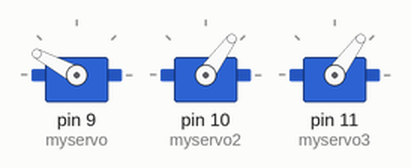
This sketch was run on a simulated Arduino Uno, built with avr-gcc and run on an emulated ATmega328P. On the bench: 3 × servo.

Above: at 0.15 s.
At 3.4 s:
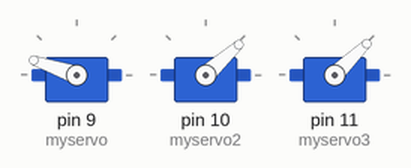
At 8.4 s:
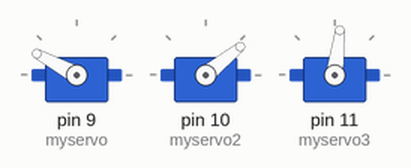
At 15.4 s:
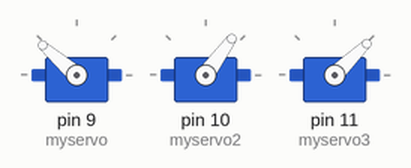
At 31.4 s:
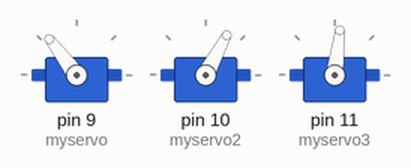
At 34.4 s:
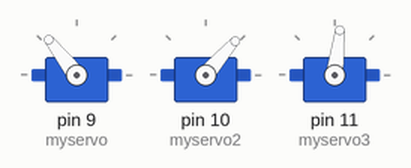
Timing chart, 0 to 40.0 s (numbered marks = the images above):
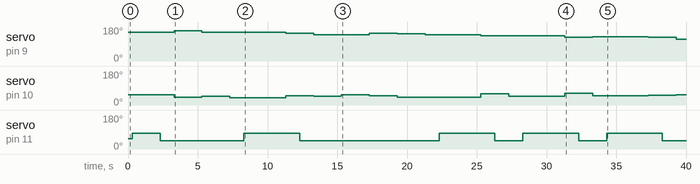

Measured:
- by itself, servo on pin 9 (myservo): 152° → 161° at 3.3 s, → 152° 2.0 s later, → 146° 6.0 s later, → 139° 2.0 s later, … (13 changes in this stretch)
- by itself, servo on pin 10 (myservo2): 54° → 42° at 3.3 s, → 46° 2.0 s later, → 39° 2.0 s later, → 48° 4.0 s later, … (14 changes in this stretch)
- by itself, servo on pin 11 (myservo3): 54° → 83° at 0.30 s, → 44° 2.0 s later, → 83° 6.0 s later, → 44° 4.0 s later, … (10 changes in this stretch)

The sketch:

code.ino
```cpp
#include <Servo.h>

Servo myservo;
Servo myservo2;
Servo myservo3;

int serv1h[] = {2115, 2200, 2110, 2110, 2110}; // All of these lines are the numbers in order for each servo for each letter
int serv2h[] = {1100, 980, 1015, 950, 950};
int serv3h[] = {1400, 1000, 1000, 1000, 1400};

int serv1e[] = {2050, 1975, 1975, 2050, 2030, 1980, 1980};
int serv2e[] = {1035, 1025, 1100, 1035, 975, 975, 975};
int serv3e[] = {1400, 1000, 1000, 1000, 1000, 1000, 1400}; //picks up marker at beginning and end of the letter and in between its down and writing

int serv1L[] = {1920, 1930, 1930};
int serv2L[] = {1150,1030, 1030};
int serv3L[] = {1400, 1000, 1400};

int serv1L2[] = {1855, 1865, 1865};
int serv2L2[] = {1185, 1050, 1050};
int serv3L2[] = {1400, 1000, 1400};

int serv1O[] = {1830, 1720, 1730, 1830, 1830, 1830};
int serv2O[] = {1070, 1100, 1270, 1240, 1070, 1070};
int serv3O[] = {1400, 1000, 1000, 1000, 1000, 1400};


void setup()
{
  myservo.attach(9); //set up pins for servos
  myservo2.attach(10); //""
  myservo3.attach(11);//""

  myservo3.writeMicroseconds(1100); // pen up      // w/o these lines the servoos go crazy at the beginning
  myservo.writeMicroseconds(2115);
  myservo2.writeMicroseconds(1100);
  delay(300);

 for (int i = 0; i < 5; i++){  //The 5 is because there are 5 steps in h
  myservo3.writeMicroseconds(serv3h[i]);
  delay(1000);
  //for ( int j = 0; j <100; j++);
  //{
   // int 1h = (serv1h[i]+serv1h[i+1])*j/100;
 // myservo.writeMicroseconds(serv1h[i]);              // This is code that would hopefully make the writng more smooth
    //delay(10);                                       // by adding more points in between to be more accurate
    //int 2h = (serv2h[i]+serv2h[i+1])*j/100;
 // myservo.writeMicroseconds(serv2h[i]);
   // delay(10);
 // }
  myservo.writeMicroseconds(serv1h[i]);
  myservo2.writeMicroseconds(serv2h[i]);
  delay(1000);
 }

 for (int i = 0; i < 7; i++) {
  myservo3.writeMicroseconds(serv3e[i]);
  delay(1000);
  myservo.writeMicroseconds(serv1e[i]);
  myservo2.writeMicroseconds(serv2e[i]);
  delay(1000);
 }
 for (int i = 0; i < 3; i++) {
  myservo3.writeMicroseconds(serv3L[i]);
  delay(1000);
  myservo.writeMicroseconds(serv1L[i]);
  myservo2.writeMicroseconds(serv2L[i]);
  delay(1000);
 }
 for (int i = 0; i < 3; i++) {
  myservo3.writeMicroseconds(serv3L2[i]);
  delay(1000);
  myservo.writeMicroseconds(serv1L2[i]);
  myservo2.writeMicroseconds(serv2L2[i]);
  delay(1000);
 }
 for (int i = 0; i < 6; i++) {
  myservo3.writeMicroseconds(serv3O[i]);
  delay(1000);
  myservo.writeMicroseconds(serv1O[i]);
  myservo2.writeMicroseconds(serv2O[i]);
  delay(1000);
 }
 // below is the original hard code before i made this simpler one
}
/*
  myservo3.writeMicroseconds(1100); // pen up      // h
  myservo.writeMicroseconds(2115);                // h
  // myservo.writeMicroseconds(serv1h[0]);                // h
  myservo2.writeMicroseconds(1100);               // h
  delay(1000);                                    // h
  myservo3.writeMicroseconds(1400); // pen down   // h
  delay(1000);                                    // h
  myservo.writeMicroseconds(2200);                // h
  // myservo.writeMicroseconds(serv1h[1]);
  myservo2.writeMicroseconds(980);                // h
  delay(1000);                                    // h
  myservo.writeMicroseconds(2110);                // h
  // myservo.writeMicroseconds(serv1h[2]);
  myservo2.writeMicroseconds(1015);               // h
  delay(1000);                                    // h
  myservo.writeMicroseconds(2110);                // h
  myservo2.writeMicroseconds(950);                // h
  delay(1000);                                    // h
  myservo3.writeMicroseconds(1100); // pen up      // h
  delay(1000);

  myservo.writeMicroseconds(2050);                // e
  myservo2.writeMicroseconds(1035);
  delay(1000);
  myservo3.writeMicroseconds(1400);
  delay(1000);
  myservo.writeMicroseconds(1975);                // e
  myservo2.writeMicroseconds(1025);               // e
  delay(1000);
  myservo.writeMicroseconds(1975);                // e
  myservo2.writeMicroseconds(1100);               // e
  delay(1000);
  myservo.writeMicroseconds(2050);                // e
  myservo2.writeMicroseconds(1035);
  delay(1000);
  myservo.writeMicroseconds(2030);                // e
  myservo2.writeMicroseconds(975);
  delay(1000);
  myservo.writeMicroseconds(1980);                // e
  myservo2.writeMicroseconds(975);
  delay(1000);
  myservo3.writeMicroseconds(1100);
  delay(1000);

  myservo3.writeMicroseconds(1100);
  myservo.writeMicroseconds(1920);                // l
  myservo2.writeMicroseconds(1150);               // l
  delay(1000);
  myservo3.writeMicroseconds(1400);
  delay(1000);
  myservo.writeMicroseconds(1930);                // l
  myservo2.writeMicroseconds(1030);               // l
  delay(1000);
  myservo3.writeMicroseconds(1100);
  delay(1000);

  myservo3.writeMicroseconds(1100);
  myservo.writeMicroseconds(1855);                // 12
  myservo2.writeMicroseconds(1185);               // l2
  delay(1000);
  myservo3.writeMicroseconds(1400);
  delay(1000);
  myservo.writeMicroseconds(1865);                // l2
  myservo2.writeMicroseconds(1050);               // l2
  delay(1000);
  myservo3.writeMicroseconds(1100);
  delay(1000);

  myservo3.writeMicroseconds(1100);
  myservo.writeMicroseconds(1830);                // o
  myservo2.writeMicroseconds(1070);               // o
  delay(1000);
  myservo3.writeMicroseconds(1400);
  delay(1000);
  myservo.writeMicroseconds(1720);                // o
  myservo2.writeMicroseconds(1100);
  delay(1000);                                    // o
  myservo.writeMicroseconds(1730);                // o
  myservo2.writeMicroseconds(1270);
  delay(1000);
  myservo.writeMicroseconds(1830);                // o
  myservo2.writeMicroseconds(1240);
  delay(1000);
  myservo.writeMicroseconds(1830);                // o
  myservo2.writeMicroseconds(1070);
  delay(1000);
  myservo3.writeMicroseconds(1100

  );
  delay(1000);
}
*/

void loop()
{
// 300-2500(0-180), 1400 is 90

// Need to connect battery pack bc not enough power for 3 servo
}
```
